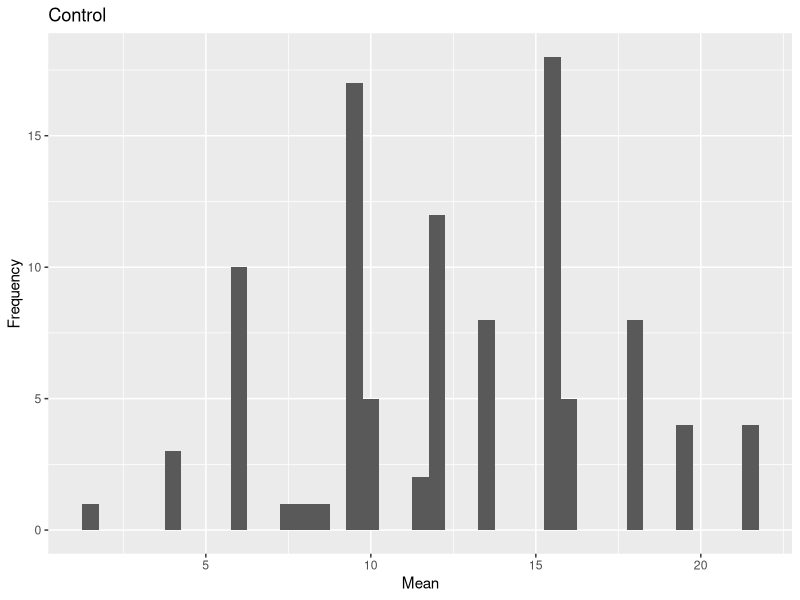
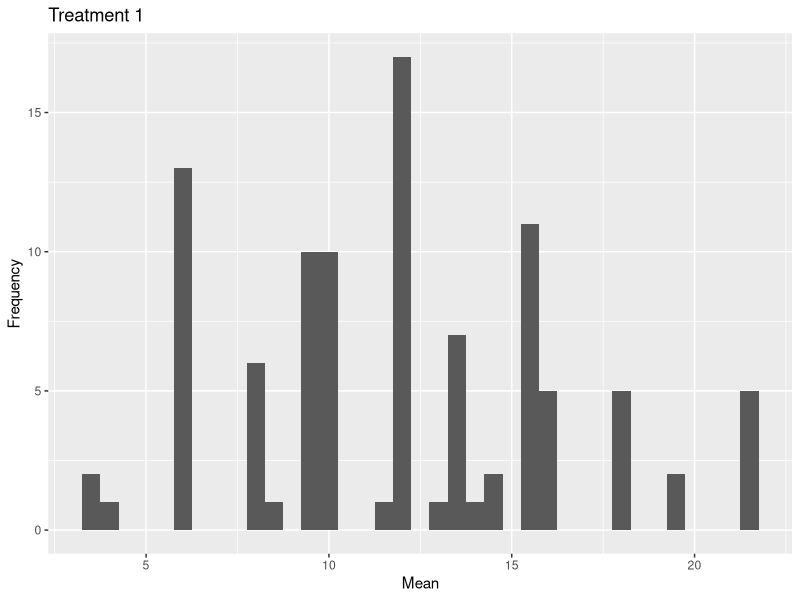
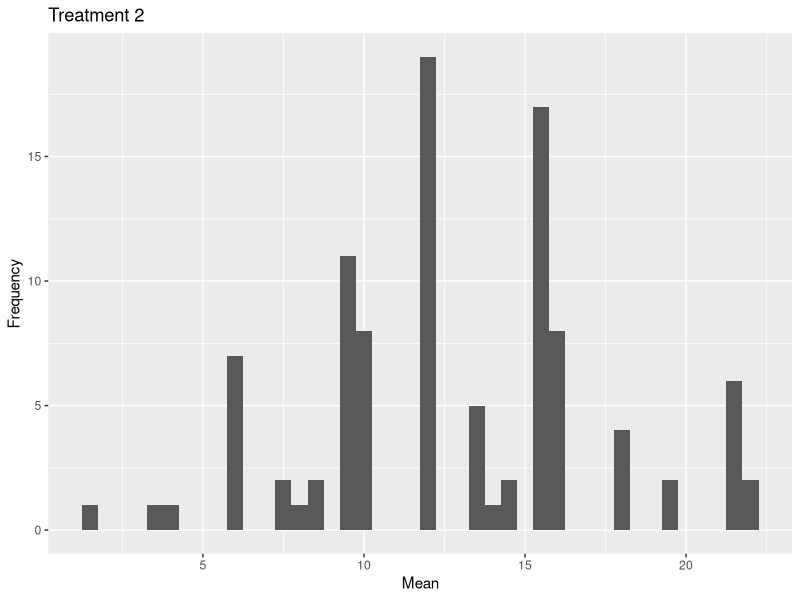
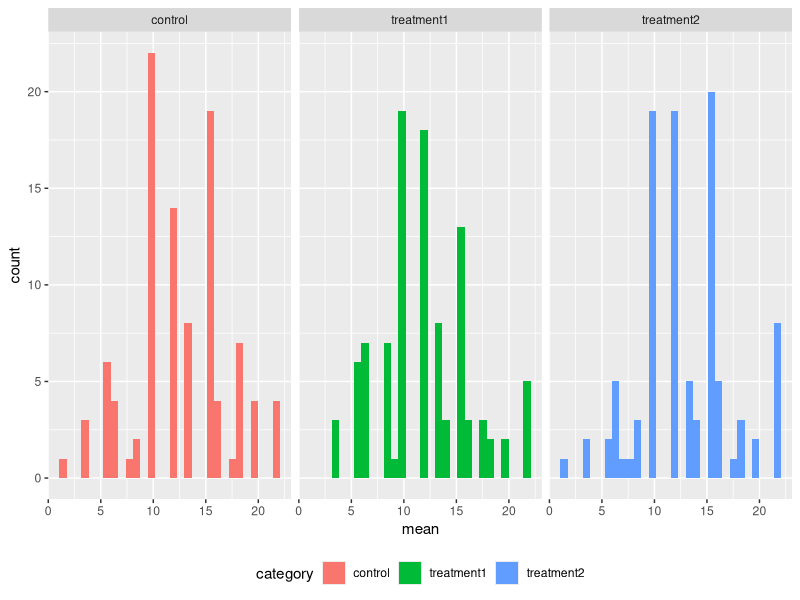
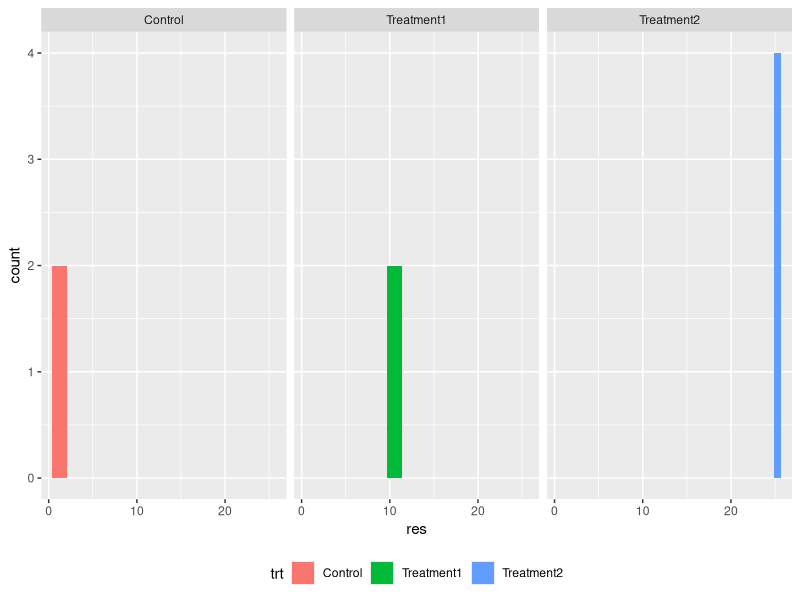

The R script that drew these images, in order:
## ---- chunk 1
library(ggplot2)
library(dplyr)
library(tidyverse)
## ---- chunk 2

#################################
# FUNCTION: calc_zeros
# packages: none
# purpose: calculate the number of zeros in a numeric vector
# input: numeric vector
# output: count of zeros
# -------------------------------
calc_zeros <- function(x=c(0:99)) {
  counter <- 0
  for (i in seq_along(x)){
    if (x[i] ==0)
    counter <- counter + 1
  }
  
 print(counter)
 
}
## ---- chunk 3
calc_zeros()
## ---- chunk 4
x <- c(0:99)

length(x[x == 0])
## ---- chunk 5

#################################
# FUNCTION: multi_matrix
# packages: none
# purpose:
# input:
# output:
# -------------------------------

multi_matrix <- function() {
  m <- matrix(nrow=3, ncol=3)
  for (i in 1:nrow(m)) {
    for (j in 1:ncol(m)){
      m[i,j] <- i * j
    }
  }
  
 return(m)
}

## ---- chunk 6
multi_matrix()
## ---- chunk 7
trt_group <- c(rep("Control",4),rep("Treatment1",4),rep("Treatment2",4))
z <- c(runif(4) + 1, runif(4) + 10, runif(4)+25)
df <- data.frame(trt=trt_group,res=z)
print(df)
## ---- chunk 8

df_sim <- df

#################################
# FUNCTION: shuffle_df
# packages: dplyr
# purpose: randomize assignments  
# input: dataframe
# output: dataframe + vector
# -------------------------------
shuffle_df <- function(z=df_sim){
  df_sim$res <- sample(df_sim$res)
  sim <- tapply(df_sim$res,df_sim$trt,mean)

 return(sim)
}

## ---- chunk 9
m <- expand.grid(reps=NA,
                 control=NA,
                 treatment1=NA,
                 treatment2=NA)


for (i in 1:100) {
  m[i,1] <- i
  m[i,2:4] <- shuffle_df()
  
}

## ---- chunk 10

qplot(x=m$control, geom = "histogram",xlab = "Mean",ylab="Frequency",binwidth=.5, main="Control")

qplot(x=m$treatment1, geom = "histogram",xlab = "Mean",ylab="Frequency",binwidth=.5, main="Treatment 1")

qplot(x=m$treatment2, geom = "histogram",xlab = "Mean",ylab="Frequency",binwidth=.5, main="Treatment 2")
## ---- chunk 11
df_2 <- m %>% 
  pivot_longer(cols=c(control,
                      treatment1,
                      treatment2),
               names_to = "category", 
               values_to = "mean")
  
  print(df_2)
  
p1 <- ggplot(data=df_2)
p1 + geom_histogram(mapping = aes(x=mean, fill=category)) +
  facet_wrap(~category) +
  theme(legend.position = "bottom")
## ---- chunk 12
# df_2 <- m %>% 
#   pivot_longer(cols=c(control,
#                       treatment1,
#                       treatment2),
#                names_to = "category", 
#                values_to = "mean")
#   
#   print(df_2)
  
p1 <- ggplot(data=df)
p1 + geom_histogram(mapping = aes(x=res, fill=trt)) +
                      facet_wrap(~trt) +
                      theme(legend.position = "bottom")
